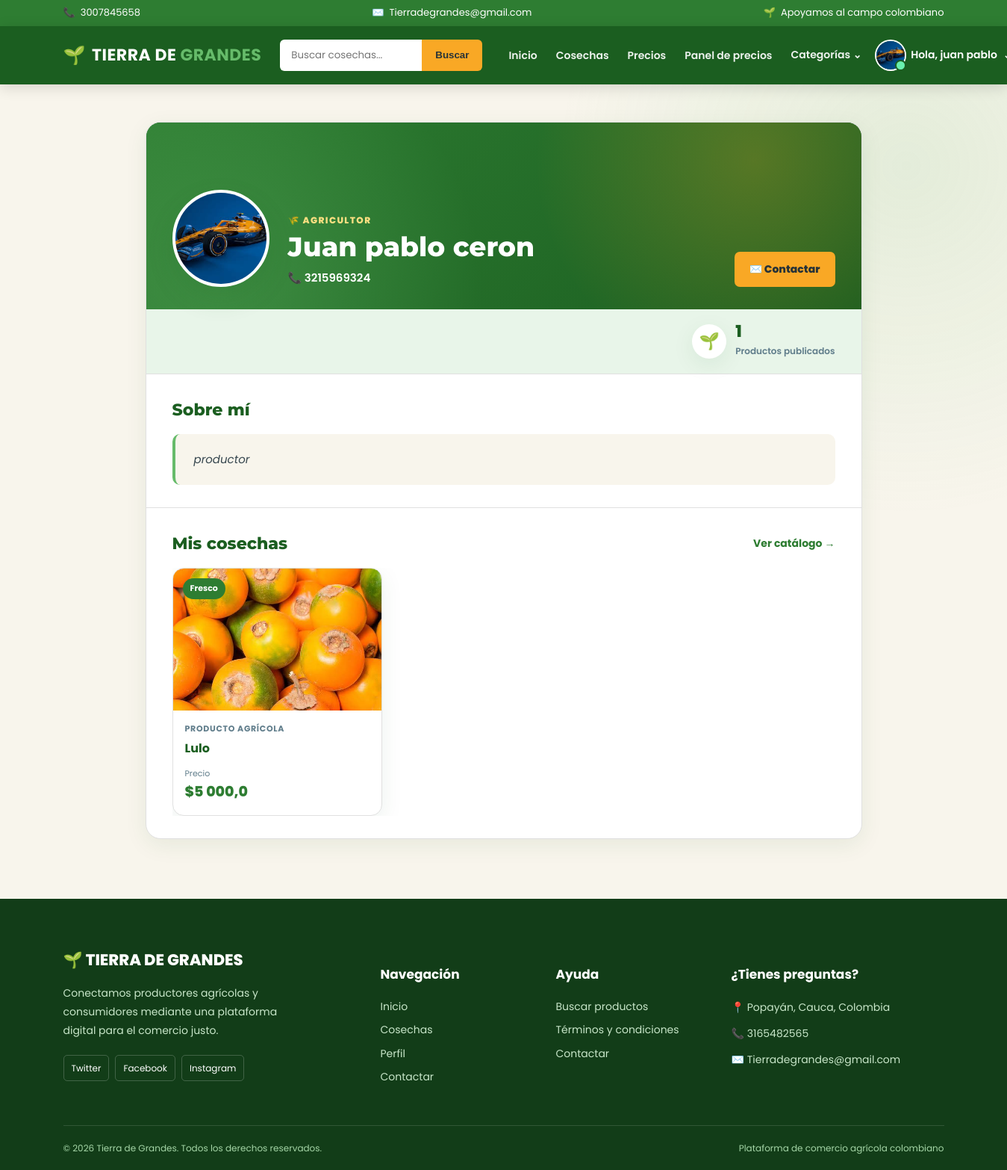
The app's page /perfil/ (signed in) with its own data.
### cuentas/models.py (models this page shows, shortened)
class Cuentas (AbstractBaseUser):
    nombres = models.CharField(max_length=50)
    apellidos = models.CharField(max_length=50)
    nombreusuario = models.CharField(max_length=50, unique=True)
    email = models.CharField(max_length=100, unique=True)
    numero_telefono = models.CharField(max_length=50)
    date_joined = models.DateTimeField(auto_now_add=True)
    last_login = models.DateTimeField(auto_now_add=True)
    is_admin = models.BooleanField(default=False)
    is_staff = models.BooleanField(default=False)
    is_active = models.BooleanField(default=False)
    is_superadmin = models.BooleanField(default=False)
    USERNAME_FIELD = 'email'
    REQUIRED_FIELDS = ['nombreusuario', 'nombres', 'apellidos']
    objects = CuentaAdd()
    def full_nombre(self):
        return f'{self.nombres} {self.apellidos}'

class UserPerfil(models.Model):
    user = models.OneToOneField(Cuentas, on_delete=models.CASCADE)
    direccion_linea_1 = models.CharField(blank=True, max_length=100)
    direccion_linea_2 = models.CharField(blank=True, max_length=100)
    image_perfil = models.ImageField(upload_to='userperfil')
    ciudad = models.CharField(blank=True, max_length=20)
    departamento = models.CharField(blank=True, max_length=20)
    descripcion = models.TextField()
    instagram = models.URLField("Instagram", max_length=200, blank=True)
    tiktok = models.URLField("TikTok", max_length=200, blank=True)
    facebook = models.URLField("Facebook", max_length=200, blank=True)

### productos/models.py (models this page shows, shortened)
class Producto(models.Model):
    user = models.ForeignKey(Cuentas, on_delete=models.CASCADE, related_name='product')
    nombre = models.CharField(max_length=50)
    slug = AutoSlugField(populate_from='nombre')
    precio = models.FloatField()
    unidad_precio = models.CharField(max_length=10, choices=UNIDADES_PRECIO, default="kg")
    producto_sipsa = models.CharField(
        max_length=100, blank=True,
        help_text="Producto equivalente en el SIPSA, si tiene precio de referencia",
    )
    Informacion_de_produccion = models.CharField(max_length=100)
    image = models.ImageField()
    stock = models.IntegerField()
    timestamp = models.DateTimeField(default=timezone.now)
    descripcion = models.TextField()
    categoria = models.ForeignKey(Categoria, on_delete=models.CASCADE, related_name='productoscat')
    destacado = models.BooleanField(default=True)
    activo = models.BooleanField(default=True)
    fecha_creacion = models.DateTimeField(auto_now_add=True)
    modificacion_date = models.DateTimeField(auto_now=True)
    def get_url(self):
        return reverse('detalleproducto', args=[self.categoria.slug, self.slug])
    class Meta:
        verbose_name = 'Producto'
        verbose_name_plural = 'Productos'
        ordering = ['-id']

### cuentas/views.py (the view)
# urls.py: path('perfil/', views.perfil, name='perfil'),
def perfil(request, nombreusuario=None):
    if nombreusuario:
        user = get_object_or_404(Cuentas, nombreusuario=nombreusuario)
    elif request.user.is_authenticated:
        user = request.user
    else:
        return redirect('login')
    product = user.product.all()
    return render(request, 'perfil/perfil.html', {'user': user, 'product': product})

### tiera_de_grandes/templates/perfil/perfil.html (shortened to what this page needs)
{% extends 'productos.html' %}
{% load static %}
{% block extra_css %}
    {{ block.super }}
    <link rel="stylesheet" href="{% static 'css/perfil.css' %}">
{% endblock extra_css %}
{% block content %}
<main class="profile-page">
    <div class="container">
        <article class="profile-card">
            <header class="profile-cover">
                <div class="profile-cover-overlay"></div>
                <div class="profile-head">
                    <div class="profile-avatar-box">
                        {% if user.userperfil.image_perfil %}
                            <a href="{{ user.userperfil.image_perfil.url }}" class="image-popup">
                                <img src="{{ user.userperfil.image_perfil.url }}"
                                     alt="Foto de {{ user.full_nombre }}"
                                     class="profile-avatar">
                            </a>
                        {% else %}
                            <img src="{% static 'images/default-user.png' %}"
                                 alt="Foto de perfil por defecto"
                                 class="profile-avatar">
                        {% endif %}
                    </div>
                    <div class="profile-identity">
                        <span class="profile-tag">🌾 AGRICULTOR</span>
                        <h1>{{ user.full_nombre|capfirst }}</h1>
                        <p class="profile-phone">
                            <span aria-hidden="true">📞</span>
                            <a href="tel:{{ user.numero_telefono }}">{{ user.numero_telefono }}</a>
                        </p>
                    </div>
                    <div class="profile-actions">
                        {% if perfil_usuario == request.user %}
                            <a href="{% url 'edit_perfil' %}" class="btn-profile-primary">
                                ✏️ Editar perfil
                            </a>
                        {% else %}
                            <a href="{% url 'mas_informacion' user.nombreusuario %}" class="btn-profile-primary">
                                ✉️ Contactar
                            </a>
                        {% endif %}
                    </div>
                </div>
            </header>
            <section class="profile-stats">
                <div class="profile-stat">
                    <span class="profile-stat-icon" aria-hidden="true">🌱</span>
                    <div>
                        <strong>{{ user.product.count }}</strong>
                        <span>Productos publicados</span>
                    </div>
                </div>
            </section>
            <section class="profile-section">
                <h2 class="profile-title">Sobre mí</h2>
                <div class="profile-description">
                    {% if user.userperfil.descripcion %}
                        <p>{{ user.userperfil.descripcion }}</p>
                    {% else %}
                        <p class="profile-muted">Este agricultor aún no ha agregado una descripción.</p>
                    {% endif %}
                </div>
            </section>
            <section class="profile-section profile-products">
                <div class="profile-section-header">
                    <h2 class="profile-title">Mis cosechas</h2>
                    <a href="{% url 'verproducto' %}" class="profile-link-all">Ver catálogo →</a>
                </div>
                <div class="profile-products-wrapper">
                    {{ block.super }}
                </div>
            </section>
        </article>
    </div>
</main>
{% endblock content %}

### tiera_de_grandes/templates/productos.html (shortened to what this page needs)
{% extends 'index.html' %}
{% load static %}
{% load humanize %}
{% block extra_css %}
    <link rel="stylesheet" href="{% static 'css/productos.css' %}">
{% endblock extra_css %}
{% block content %}
<section class="catalog">
    <div class="catalog-grid">
        {% for producto in product %}
            <article class="product-card">
                <a href="{{ producto.get_url }}" class="product-image-link">
                    {% if producto.image %}
                        <img src="{{ producto.image.url }}"
                             alt="{{ producto.nombre }}"
                             class="product-image"
                             loading="lazy">
                    {% else %}
                        <img src="{% static 'images/image_5.jpg' %}"
                             alt="Imagen no disponible"
                             class="product-image"
                             loading="lazy">
                    {% endif %}
                    <span class="product-label">Fresco</span>
                </a>
                <div class="product-info">
                    <span class="product-category">Producto agrícola</span>
                    <h3>
                        <a href="{{ producto.get_url }}">{{ producto.nombre }}</a>
                    </h3>
                    <div class="product-footer">
                        <div>
                            <span class="price-label">Precio</span>
                            <span class="product-price">${{ producto.precio|intcomma }}</span>
                        </div>
                    </div>
                </div>
            </article>
        {% empty %}
            <div class="empty-products">
                <div class="empty-icon" aria-hidden="true">🌾</div>
                <h3>No hay cosechas disponibles</h3>
                <p>Actualmente no hay productos publicados.</p>
            </div>
        {% endfor %}
    </div>
</section>
{% endblock content %}

### tiera_de_grandes/templates/index.html (shortened to what this page needs)
<!DOCTYPE html>
{% load humanize %}
{% load static %}
<html lang="es">
<head>
    <link rel="stylesheet" href="{% static 'css/index.css' %}">
    <link rel="stylesheet" href="{% static 'css/base_extra.css' %}">
    <link rel="stylesheet" href="{% static 'css/login_tdg.css' %}">
    {% block extra_css %}
    {% endblock extra_css %}
</head>
<body>
    <div class="top-bar">
        <div class="container">
            <div class="top-bar-content">
                <div class="top-item">
                    <span aria-hidden="true">📞</span>
                    <span>3007845658</span>
                </div>
                <div class="top-item">
                    <span aria-hidden="true">✉️</span>
                    <span>Tierradegrandes@gmail.com</span>
                </div>
                <div class="top-item top-message">
                    <span aria-hidden="true">🌱</span>
                    <span>Apoyamos al campo colombiano</span>
                </div>
            </div>
        </div>
    </div>
    <nav class="main-navbar" aria-label="Navegación principal">
        <div class="container">
            <div class="navbar-content">
                <a href="{% url 'inicio' %}" class="brand">
                    <span class="brand-icon" aria-hidden="true">🌱</span>
                    <span>TIERRA DE <strong>GRANDES</strong></span>
                </a>
                <form class="search-form" action="{% url 'buscador' %}" method="get" role="search">
                    <input type="search" name="keyword" placeholder="Buscar cosechas..." aria-label="Buscar productos">
                    <button type="submit">Buscar</button>
                </form>
                <div class="nav-menu">
                    <a href="{% url 'inicio' %}" class="nav-link">Inicio</a>
                    <a href="{% url 'verproducto' %}" class="nav-link">Cosechas</a>
                    <a href="{% url 'inteligencia_artificial:precios_referencia' %}" class="nav-link">Precios</a>
                    <a href="{% url 'inteligencia_artificial:panel_precios' %}" class="nav-link">Panel de precios</a>
                    <div class="nav-dropdown" data-dropdown>
                        <button class="nav-link dropdown-button"
                                type="button"
                                data-dropdown-toggle
                                aria-haspopup="true"
                                aria-expanded="false"
                                aria-controls="categoriasMenu">
                            Categorías <span aria-hidden="true">⌄</span>
                        </button>
                    </div>
                    {% if request.user.is_authenticated %}
                        {% with u=request.user %}
                        <div class="nav-dropdown" data-dropdown>
                            <button class="user-button"
                                    type="button"
                                    data-dropdown-toggle
                                    aria-haspopup="true"
                                    aria-expanded="false"
                                    aria-controls="userMenu">
                                <span class="user-avatar" aria-hidden="true">
                                    <span class="user-initial">{{ u.nombres|default:u.nombreusuario|default:"U"|slice:":1"|upper }}</span>
                                    {% if u.userperfil.image_perfil %}
                                        <img src="{{ u.userperfil.image_perfil.url }}"
                                             alt=""
                                             class="user-photo"
                                             onerror="this.remove()">
                                    {% endif %}
                                </span>
                                <span class="user-name">Hola, {{ u.nombres|default:u.nombreusuario|truncatechars:14 }}</span>
                                <span class="dropdown-caret" aria-hidden="true">⌄</span>
                            </button>
                        </div>
                        {% endwith %}
                    {% else %}
                        <a href="{% url 'login' %}" class="nav-link">Iniciar Sesión</a>
                        <a href="{% url 'registrar' %}" class="register-button">Regístrate</a>
                    {% endif %}
                </div>
            </div>
        </div>
    </nav>
    {% block content %}{% endblock content %}
    <footer class="footer">
        <div class="container">
            <div class="footer-grid">
                <div class="footer-column">
                    <a href="{% url 'inicio' %}" class="footer-brand">🌱 TIERRA DE GRANDES</a>
                    <p>
                        Conectamos productores agrícolas y
                        consumidores mediante una plataforma
                        digital para el comercio justo.
                    </p>
                    <div class="social-links">
                        <a href="https://twitter.com/?lang=es" target="_blank" rel="noopener noreferrer">Twitter</a>
                        <a href="https://www.facebook.com/profile.php?id=100084250750943" target="_blank" rel="noopener noreferrer">Facebook</a>
                        <a href="https://www.instagram.com/" target="_blank" rel="noopener noreferrer">Instagram</a>
                    </div>
                </div>
                <div class="footer-column">
                    <h4>Navegación</h4>
                    <a href="{% url 'inicio' %}">Inicio</a>
                    <a href="{% url 'verproducto' %}">Cosechas</a>
                    {% if request.user.is_authenticated %}
                        <a href="{% url 'perfil' %}">Perfil</a>
                    {% endif %}
                    <a href="{% url 'contactar' %}">Contactar</a>
                </div>
                <div class="footer-column">
                    <h4>Ayuda</h4>
                    <a href="{% url 'verproducto' %}">Buscar productos</a>
                    <a href="#">Términos y condiciones</a>
                    <a href="{% url 'contactar' %}">Contactar</a>
                </div>
                <div class="footer-column">
                    <h4>¿Tienes preguntas?</h4>
                    <p>📍 Popayán, Cauca, Colombia</p>
                    <p>📞 3165482565</p>
                    <p>✉️ Tierradegrandes@gmail.com</p>
                </div>
            </div>
            <div class="footer-bottom">
                <p>© {% now "Y" %} Tierra de Grandes. Todos los derechos reservados.</p>
                <p>Plataforma de comercio agrícola colombiano</p>
            </div>
        </div>
    </footer>
</body>
</html>

### records on screen
Cuentas: userperfil.image_perfil (picture), nombres "juan pablo", full_nombre "Juan pablo ceron", numero_telefono "3215969324", product.count "1", userperfil.descripcion "productor"
Producto: image (picture), nombre "Lulo", precio "5 000,0"
